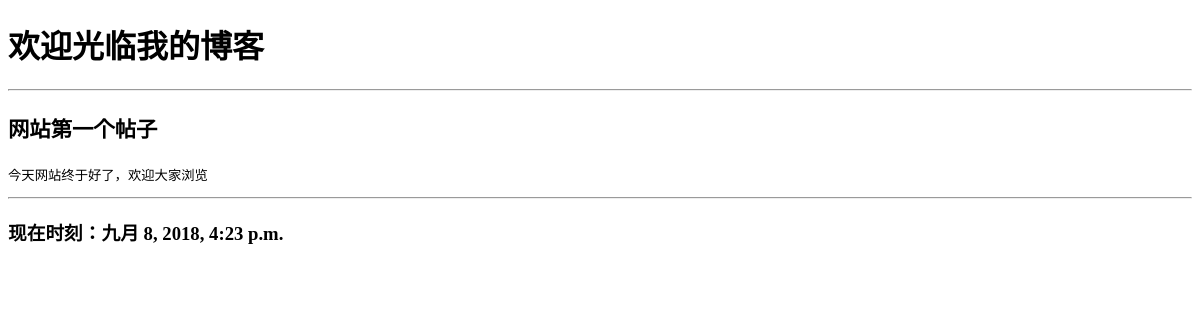
/, run on an earlier commit of the app's database.
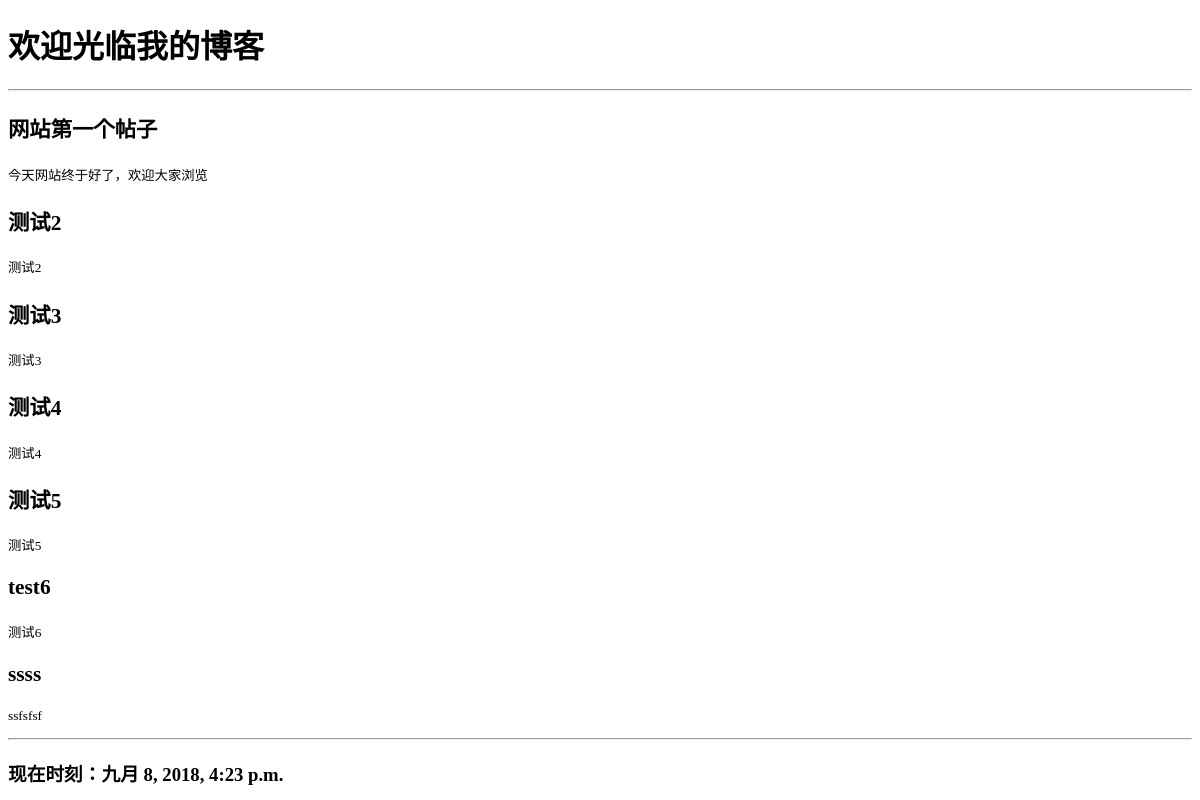
And on a later commit of the database.
### mainsite/models.py (models this page shows)
class Post(models.Model):
	title = models.CharField(max_length=200)
	slug = models.CharField(max_length = 200)
	body = models.TextField()
	pub_date = models.DateTimeField(default=timezone.now)

### mainsite/views.py (the view)
# urls.py: path(r'', homepage),
def homepage(requeust):
	template = get_template('index.html')
	posts = Post.objects.all()
	now = datetime.now()
	html = template.render(locals())
	return HttpResponse(html)

### templates/index.html (shortened to what this page needs)
<!DOCTYPE html>
<html>
<head>
</head>
<body>
	<h1>欢迎光临我的博客</h1>
	<hr>
	{% for post in posts %}
		<p style= 'font-family:微软雅黑;font-size:16pt;font-weight:bold;'>
			{{post.title}}
		</p>
		<p style= 'font-family:微软雅黑;font-size:10pt;letter-spacing:lpt;'>
			{{post.body}}
		</p>
	{% endfor %}
	<hr>
	<h3>现在时刻：{{now}}</h3>
</body>
</html>

What changed in the data, as far as the page shows it:
added Post: title "测试2", body "测试2"
added Post: title "测试3", body "测试3"
added Post: title "测试4", body "测试4"
added Post: title "测试5", body "测试5"
added Post: title "test6", body "测试6"
added Post: title "ssss", body "ssfsfsf"
